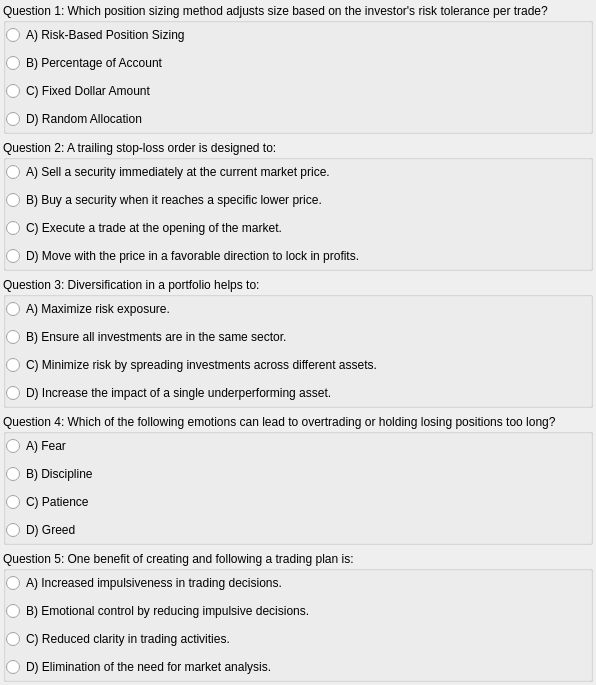
                 <widget class="QWidget" name="quiz5scrollWidget">
                  <property name="geometry">
                   <rect>
                    <x>0</x>
                    <y>0</y>
                    <width>596</width>
                    <height>685</height>
                   </rect>
                  </property>
                  <layout class="QVBoxLayout" name="verticalLayout_28">
                   <property name="leftMargin">
                    <number>3</number>
                   </property>
                   <property name="topMargin">
                    <number>3</number>
                   </property>
                   <property name="rightMargin">
                    <number>3</number>
                   </property>
                   <property name="bottomMargin">
                    <number>3</number>
                   </property>
                   <item>
                    <widget class="QGroupBox" name="M5Question1">
                     <property name="sizePolicy">
                      <sizepolicy hsizetype="Preferred" vsizetype="Preferred">
                       <horstretch>0</horstretch>
                       <verstretch>0</verstretch>
                      </sizepolicy>
                     </property>
                     <property name="title">
                      <string>Question 1: Which position sizing method adjusts size based on the investor's risk tolerance per trade?</string>
                     </property>
                     <property name="checkable">
                      <bool>false</bool>
                     </property>
                     <layout class="QVBoxLayout" name="verticalLayout_29">
                      <property name="leftMargin">
                       <number>0</number>
                      </property>
                      <property name="topMargin">
                       <number>0</number>
                      </property>
                      <property name="rightMargin">
                       <number>0</number>
                      </property>
                      <property name="bottomMargin">
                       <number>0</number>
                      </property>
                      <item>
                       <widget class="QRadioButton" name="Q1A1_5C">
                        <property name="text">
                         <string>A) Risk-Based Position Sizing</string>
                        </property>
                       </widget>
                      </item>
                      <item>
                       <widget class="QRadioButton" name="Q1A2_5">
                        <property name="text">
                         <string>B) Percentage of Account</string>
                        </property>
                       </widget>
                      </item>
                      <item>
                       <widget class="QRadioButton" name="Q1A3_5">
                        <property name="text">
                         <string>C) Fixed Dollar Amount</string>
                        </property>
                       </widget>
                      </item>
                      <item>
                       <widget class="QRadioButton" name="Q1A4_5">
                        <property name="text">
                         <string>D) Random Allocation</string>
                        </property>
                       </widget>
                      </item>
                     </layout>
                    </widget>
                   </item>
                   <item>
                    <widget class="QGroupBox" name="M5Question2">
                     <property name="title">
                      <string>Question 2: A trailing stop-loss order is designed to:</string>
                     </property>
                     <layout class="QVBoxLayout" name="verticalLayout_30">
                      <property name="leftMargin">
                       <number>0</number>
                      </property>
                      <property name="topMargin">
                       <number>0</number>
                      </property>
                      <property name="rightMargin">
                       <number>0</number>
                      </property>
                      <property name="bottomMargin">
                       <number>0</number>
                      </property>
                      <item>
                       <widget class="QRadioButton" name="Q2A1_5">
                        <property name="text">
                         <string>A) Sell a security immediately at the current market price.</string>
                        </property>
                       </widget>
                      </item>
                      <item>
                       <widget class="QRadioButton" name="Q2A2_5">
                        <property name="text">
                         <string>B) Buy a security when it reaches a specific lower price.</string>
                        </property>
                       </widget>
                      </item>
                      <item>
                       <widget class="QRadioButton" name="Q2A3_5">
                        <property name="text">
                         <string>C) Execute a trade at the opening of the market.</string>
                        </property>
                       </widget>
                      </item>
                      <item>
                       <widget class="QRadioButton" name="Q2A4_5C">
                        <property name="text">
                         <string>D) Move with the price in a favorable direction to lock in profits.</string>
                        </property>
                       </widget>
                      </item>
                     </layout>
                    </widget>
                   </item>
                   <item>
                    <widget class="QGroupBox" name="M5Question3">
                     <property name="title">
                      <string>Question 3: Diversification in a portfolio helps to:</string>
                     </property>
                     <layout class="QVBoxLayout" name="verticalLayout_31">
                      <property name="leftMargin">
                       <number>0</number>
                      </property>
                      <property name="topMargin">
                       <number>0</number>
                      </property>
                      <property name="rightMargin">
                       <number>0</number>
                      </property>
                      <property name="bottomMargin">
                       <number>0</number>
                      </property>
                      <item>
                       <widget class="QRadioButton" name="Q3A1_5">
                        <property name="text">
                         <string>A) Maximize risk exposure.</string>
                        </property>
                       </widget>
                      </item>
                      <item>
                       <widget class="QRadioButton" name="Q3A2_5">
                        <property name="text">
                         <string>B) Ensure all investments are in the same sector.</string>
                        </property>
                       </widget>
                      </item>
                      <item>
                       <widget class="QRadioButton" name="Q3A3_5C">
                        <property name="text">
                         <string>C) Minimize risk by spreading investments across different assets.</string>
                        </property>
                       </widget>
                      </item>
                      <item>
                       <widget class="QRadioButton" name="Q3A4_5">
                        <property name="text">
                         <string>D) Increase the impact of a single underperforming asset.</string>
                        </property>
                       </widget>
                      </item>
                     </layout>
                    </widget>
                   </item>
                   <item>
                    <widget class="QGroupBox" name="M5Question4">
                     <property name="title">
                      <string>Question 4: Which of the following emotions can lead to overtrading or holding losing positions too long?</string>
                     </property>
                     <layout class="QVBoxLayout" name="verticalLayout_32">
                      <property name="leftMargin">
                       <number>0</number>
                      </property>
                      <property name="topMargin">
                       <number>0</number>
                      </property>
                      <property name="rightMargin">
                       <number>0</number>
                      </property>
                      <property name="bottomMargin">
                       <number>0</number>
                      </property>
                      <item>
                       <widget class="QRadioButton" name="Q4A1_5">
                        <property name="text">
                         <string>A) Fear</string>
                        </property>
                       </widget>
                      </item>
                      <item>
                       <widget class="QRadioButton" name="Q4A2_5">
                        <property name="text">
                         <string>B) Discipline</string>
                        </property>
                       </widget>
                      </item>
                      <item>
                       <widget class="QRadioButton" name="Q4A3_5">
                        <property name="text">
                         <string>C) Patience</string>
                        </property>
                       </widget>
                      </item>
                      <item>
                       <widget class="QRadioButton" name="Q4A4_5C">
                        <property name="text">
                         <string>D) Greed</string>
                        </property>
                       </widget>
                      </item>
                     </layout>
                    </widget>
                   </item>
                   <item>
                    <widget class="QGroupBox" name="M5Question5">
                     <property name="title">
                      <string>Question 5: One benefit of creating and following a trading plan is:</string>
                     </property>
                     <layout class="QVBoxLayout" name="verticalLayout_33">
                      <property name="leftMargin">
                       <number>0</number>
                      </property>
                      <property name="topMargin">
                       <number>0</number>
                      </property>
                      <property name="rightMargin">
                       <number>0</number>
                      </property>
                      <property name="bottomMargin">
                       <number>0</number>
                      </property>
                      <item>
                       <widget class="QRadioButton" name="Q5A1_5">
                        <property name="text">
                         <string>A) Increased impulsiveness in trading decisions.</string>
                        </property>
                       </widget>
                      </item>
                      <item>
                       <widget class="QRadioButton" name="Q5A4_5C">
                        <property name="text">
                         <string>B) Emotional control by reducing impulsive decisions.</string>
                        </property>
                       </widget>
                      </item>
                      <item>
                       <widget class="QRadioButton" name="Q5A3_5">
                        <property name="text">
                         <string>C) Reduced clarity in trading activities.</string>
                        </property>
                       </widget>
                      </item>
                      <item>
                       <widget class="QRadioButton" name="Q5A2_5">
                        <property name="text">
                         <string>D) Elimination of the need for market analysis.</string>
                        </property>
                       </widget>
                      </item>
                     </layout>
                    </widget>
                   </item>
                  </layout>
                 </widget>
